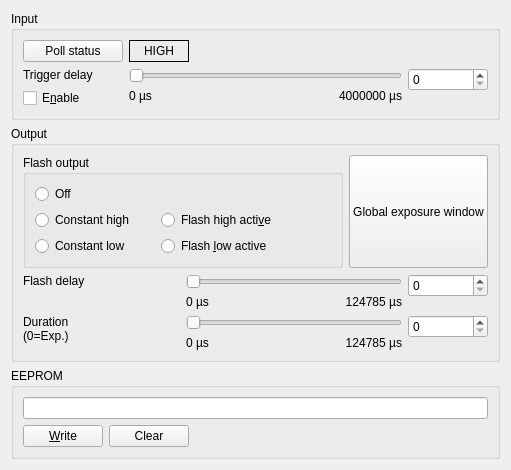
     <widget class="QWidget" name="InOut">
      <attribute name="title">
       <string>I/&amp;O</string>
      </attribute>
      <layout class="QGridLayout">
       <item row="2" column="0">
        <widget class="Q3GroupBox" name="groupBoxEEPROM">
         <property name="sizePolicy">
          <sizepolicy hsizetype="Preferred" vsizetype="Preferred">
           <horstretch>0</horstretch>
           <verstretch>0</verstretch>
          </sizepolicy>
         </property>
         <property name="title">
          <string>EEPROM</string>
         </property>
         <layout class="QGridLayout">
          <item row="0" column="0">
           <widget class="QLineEdit" name="lineEditEepromEntry">
            <property name="maxLength">
             <number>64</number>
            </property>
           </widget>
          </item>
          <item row="1" column="0">
           <layout class="QHBoxLayout">
            <item>
             <widget class="QPushButton" name="pushButtonWriteEeprom">
              <property name="text">
               <string>&amp;Write</string>
              </property>
              <property name="shortcut">
               <string>Alt+W</string>
              </property>
             </widget>
            </item>
            <item>
             <widget class="QPushButton" name="pushButtonClearEeprom">
              <property name="text">
               <string>Clear</string>
              </property>
             </widget>
            </item>
            <item>
             <spacer name="spacer17">
              <property name="orientation">
               <enum>Qt::Horizontal</enum>
              </property>
              <property name="sizeType">
               <enum>QSizePolicy::Expanding</enum>
              </property>
              <property name="sizeHint" stdset="0">
               <size>
                <width>40</width>
                <height>20</height>
               </size>
              </property>
             </spacer>
            </item>
           </layout>
          </item>
         </layout>
        </widget>
       </item>
       <item row="1" column="0">
        <widget class="Q3ButtonGroup" name="groupBoxOutput">
         <property name="title">
          <string>Output</string>
         </property>
         <layout class="QGridLayout">
          <item row="1" column="0">
           <layout class="QVBoxLayout">
            <item>
             <widget class="QLabel" name="textLabel5">
              <property name="minimumSize">
               <size>
                <width>70</width>
                <height>0</height>
               </size>
              </property>
              <property name="text">
               <string>Flash delay</string>
              </property>
              <property name="wordWrap">
               <bool>false</bool>
              </property>
             </widget>
            </item>
            <item>
             <spacer name="spacer23">
              <property name="orientation">
               <enum>Qt::Vertical</enum>
              </property>
              <property name="sizeType">
               <enum>QSizePolicy::Expanding</enum>
              </property>
              <property name="sizeHint" stdset="0">
               <size>
                <width>0</width>
                <height>0</height>
               </size>
              </property>
             </spacer>
            </item>
           </layout>
          </item>
          <item row="2" column="0">
           <layout class="QVBoxLayout">
            <item>
             <widget class="QLabel" name="textLabel6">
              <property name="text">
               <string>Duration&lt;br&gt;(0=Exp.)</string>
              </property>
              <property name="alignment">
               <set>Qt::AlignVCenter</set>
              </property>
              <property name="wordWrap">
               <bool>true</bool>
              </property>
             </widget>
            </item>
            <item>
             <spacer name="spacer25">
              <property name="orientation">
               <enum>Qt::Vertical</enum>
              </property>
              <property name="sizeType">
               <enum>QSizePolicy::Expanding</enum>
              </property>
              <property name="sizeHint" stdset="0">
               <size>
                <width>20</width>
                <height>0</height>
               </size>
              </property>
             </spacer>
            </item>
           </layout>
          </item>
          <item row="2" column="3">
           <layout class="QVBoxLayout">
            <item>
             <widget class="QSpinBox" name="spinBoxFlashDuration">
              <property name="minimumSize">
               <size>
                <width>80</width>
                <height>0</height>
               </size>
              </property>
              <property name="keyboardTracking">
               <bool>true</bool>
              </property>
             </widget>
            </item>
            <item>
             <spacer name="spacer26">
              <property name="orientation">
               <enum>Qt::Vertical</enum>
              </property>
              <property name="sizeType">
               <enum>QSizePolicy::Expanding</enum>
              </property>
              <property name="sizeHint" stdset="0">
               <size>
                <width>20</width>
                <height>0</height>
               </size>
              </property>
             </spacer>
            </item>
           </layout>
          </item>
          <item row="1" column="1" colspan="2">
           <layout class="QGridLayout" name="gridLayoutFlash_2">
            <item row="1" column="1">
             <widget class="QLabel" name="textMaxFlashDelay">
              <property name="sizePolicy">
               <sizepolicy hsizetype="MinimumExpanding" vsizetype="Preferred">
                <horstretch>0</horstretch>
                <verstretch>0</verstretch>
               </sizepolicy>
              </property>
              <property name="text">
               <string>124785 µs</string>
              </property>
              <property name="alignment">
               <set>Qt::AlignRight|Qt::AlignTrailing|Qt::AlignVCenter</set>
              </property>
              <property name="wordWrap">
               <bool>false</bool>
              </property>
             </widget>
            </item>
            <item row="1" column="0">
             <widget class="QLabel" name="textMinFlashDelay">
              <property name="sizePolicy">
               <sizepolicy hsizetype="MinimumExpanding" vsizetype="Preferred">
                <horstretch>0</horstretch>
                <verstretch>0</verstretch>
               </sizepolicy>
              </property>
              <property name="text">
               <string>0 µs</string>
              </property>
              <property name="alignment">
               <set>Qt::AlignLeading|Qt::AlignLeft|Qt::AlignVCenter</set>
              </property>
              <property name="wordWrap">
               <bool>false</bool>
              </property>
             </widget>
            </item>
            <item row="0" column="0" colspan="2">
             <widget class="QSlider" name="sliderFlashDelay">
              <property name="sizePolicy">
               <sizepolicy hsizetype="MinimumExpanding" vsizetype="Fixed">
                <horstretch>0</horstretch>
                <verstretch>0</verstretch>
               </sizepolicy>
              </property>
              <property name="singleStep">
               <number>20</number>
              </property>
              <property name="pageStep">
               <number>2000</number>
              </property>
              <property name="orientation">
               <enum>Qt::Horizontal</enum>
              </property>
             </widget>
            </item>
           </layout>
          </item>
          <item row="2" column="1" colspan="2">
           <layout class="QGridLayout" name="gridLayoutFlash">
            <item row="0" column="0" colspan="2">
             <widget class="QSlider" name="sliderFlashDuration">
              <property name="sizePolicy">
               <sizepolicy hsizetype="MinimumExpanding" vsizetype="Fixed">
                <horstretch>0</horstretch>
                <verstretch>0</verstretch>
               </sizepolicy>
              </property>
              <property name="singleStep">
               <number>20</number>
              </property>
              <property name="pageStep">
               <number>2000</number>
              </property>
              <property name="orientation">
               <enum>Qt::Horizontal</enum>
              </property>
             </widget>
            </item>
            <item row="1" column="0">
             <widget class="QLabel" name="textMinFlashDuration">
              <property name="sizePolicy">
               <sizepolicy hsizetype="MinimumExpanding" vsizetype="Preferred">
                <horstretch>0</horstretch>
                <verstretch>0</verstretch>
               </sizepolicy>
              </property>
              <property name="text">
               <string>0 µs</string>
              </property>
              <property name="alignment">
               <set>Qt::AlignLeading|Qt::AlignLeft|Qt::AlignVCenter</set>
              </property>
              <property name="wordWrap">
               <bool>false</bool>
              </property>
             </widget>
            </item>
            <item row="1" column="1">
             <widget class="QLabel" name="textMaxFlashDuration">
              <property name="sizePolicy">
               <sizepolicy hsizetype="MinimumExpanding" vsizetype="Preferred">
                <horstretch>0</horstretch>
                <verstretch>0</verstretch>
               </sizepolicy>
              </property>
              <property name="text">
               <string>124785 µs</string>
              </property>
              <property name="alignment">
               <set>Qt::AlignRight|Qt::AlignTrailing|Qt::AlignVCenter</set>
              </property>
              <property name="wordWrap">
               <bool>false</bool>
              </property>
             </widget>
            </item>
           </layout>
          </item>
          <item row="0" column="0" colspan="2">
           <widget class="Q3ButtonGroup" name="buttonGroupFlash">
            <property name="title">
             <string>Flash output</string>
            </property>
            <property name="selectedId" stdset="0">
             <number>-1</number>
            </property>
            <layout class="QGridLayout">
             <item row="1" column="1">
              <widget class="QRadioButton" name="radioButtonHiActive">
               <property name="sizePolicy">
                <sizepolicy hsizetype="Preferred" vsizetype="Preferred">
                 <horstretch>0</horstretch>
                 <verstretch>0</verstretch>
                </sizepolicy>
               </property>
               <property name="minimumSize">
                <size>
                 <width>130</width>
                 <height>0</height>
                </size>
               </property>
               <property name="text">
                <string>Flash high acti&amp;ve</string>
               </property>
               <property name="shortcut">
                <string>Alt+V</string>
               </property>
              </widget>
             </item>
             <item row="1" column="0">
              <widget class="QRadioButton" name="radioButtonHigh">
               <property name="sizePolicy">
                <sizepolicy hsizetype="Preferred" vsizetype="Preferred">
                 <horstretch>0</horstretch>
                 <verstretch>0</verstretch>
                </sizepolicy>
               </property>
               <property name="minimumSize">
                <size>
                 <width>120</width>
                 <height>0</height>
                </size>
               </property>
               <property name="text">
                <string>Constant high</string>
               </property>
              </widget>
             </item>
             <item row="2" column="1">
              <widget class="QRadioButton" name="radioButtonLoActive">
               <property name="sizePolicy">
                <sizepolicy hsizetype="Preferred" vsizetype="Preferred">
                 <horstretch>0</horstretch>
                 <verstretch>0</verstretch>
                </sizepolicy>
               </property>
               <property name="minimumSize">
                <size>
                 <width>130</width>
                 <height>0</height>
                </size>
               </property>
               <property name="text">
                <string>Flash &amp;low active</string>
               </property>
               <property name="shortcut">
                <string>Alt+L</string>
               </property>
              </widget>
             </item>
             <item row="2" column="0">
              <widget class="QRadioButton" name="radioButtonLow">
               <property name="sizePolicy">
                <sizepolicy hsizetype="Preferred" vsizetype="Preferred">
                 <horstretch>0</horstretch>
                 <verstretch>0</verstretch>
                </sizepolicy>
               </property>
               <property name="minimumSize">
                <size>
                 <width>120</width>
                 <height>0</height>
                </size>
               </property>
               <property name="text">
                <string>Constant low</string>
               </property>
               <property name="shortcut">
                <string/>
               </property>
              </widget>
             </item>
             <item row="0" column="0">
              <widget class="QRadioButton" name="radioButtonOff">
               <property name="sizePolicy">
                <sizepolicy hsizetype="Preferred" vsizetype="Preferred">
                 <horstretch>0</horstretch>
                 <verstretch>0</verstretch>
                </sizepolicy>
               </property>
               <property name="minimumSize">
                <size>
                 <width>100</width>
                 <height>0</height>
                </size>
               </property>
               <property name="text">
                <string>Off</string>
               </property>
              </widget>
             </item>
             <item row="1" column="2">
              <spacer name="horizontalSpacer">
               <property name="orientation">
                <enum>Qt::Horizontal</enum>
               </property>
               <property name="sizeHint" stdset="0">
                <size>
                 <width>40</width>
                 <height>20</height>
                </size>
               </property>
              </spacer>
             </item>
            </layout>
           </widget>
          </item>
          <item row="0" column="2" colspan="2">
           <widget class="QPushButton" name="pushButtonGlobalFlashDelay">
            <property name="sizePolicy">
             <sizepolicy hsizetype="MinimumExpanding" vsizetype="Expanding">
              <horstretch>0</horstretch>
              <verstretch>0</verstretch>
             </sizepolicy>
            </property>
            <property name="text">
             <string>Global exposure window</string>
            </property>
            <property name="shortcut">
             <string/>
            </property>
            <property name="checked">
             <bool>false</bool>
            </property>
            <property name="flat">
             <bool>false</bool>
            </property>
           </widget>
          </item>
          <item row="1" column="3">
           <layout class="QVBoxLayout">
            <item>
             <widget class="QSpinBox" name="spinBoxFlashDelay">
              <property name="minimumSize">
               <size>
                <width>80</width>
                <height>0</height>
               </size>
              </property>
              <property name="keyboardTracking">
               <bool>true</bool>
              </property>
             </widget>
            </item>
            <item>
             <spacer name="spacer24">
              <property name="orientation">
               <enum>Qt::Vertical</enum>
              </property>
              <property name="sizeType">
               <enum>QSizePolicy::Expanding</enum>
              </property>
              <property name="sizeHint" stdset="0">
               <size>
                <width>20</width>
                <height>0</height>
               </size>
              </property>
             </spacer>
            </item>
           </layout>
          </item>
         </layout>
        </widget>
       </item>
       <item row="0" column="0">
        <widget class="Q3GroupBox" name="groupBoxInput">
         <property name="title">
          <string>Input</string>
         </property>
         <layout class="QGridLayout">
          <item row="0" column="0" colspan="3">
           <layout class="QHBoxLayout">
            <item>
             <widget class="QPushButton" name="pushButtonPollStatus">
              <property name="minimumSize">
               <size>
                <width>100</width>
                <height>0</height>
               </size>
              </property>
              <property name="text">
               <string>Poll status</string>
              </property>
             </widget>
            </item>
            <item>
             <widget class="QLabel" name="textLabelStatus">
              <property name="enabled">
               <bool>true</bool>
              </property>
              <property name="minimumSize">
               <size>
                <width>60</width>
                <height>0</height>
               </size>
              </property>
              <property name="frameShape">
               <enum>QFrame::Box</enum>
              </property>
              <property name="frameShadow">
               <enum>QFrame::Plain</enum>
              </property>
              <property name="text">
               <string>HIGH</string>
              </property>
              <property name="alignment">
               <set>Qt::AlignCenter</set>
              </property>
              <property name="wordWrap">
               <bool>false</bool>
              </property>
              <property name="margin">
               <number>0</number>
              </property>
             </widget>
            </item>
            <item>
             <spacer name="spacer18">
              <property name="orientation">
               <enum>Qt::Horizontal</enum>
              </property>
              <property name="sizeType">
               <enum>QSizePolicy::Expanding</enum>
              </property>
              <property name="sizeHint" stdset="0">
               <size>
                <width>40</width>
                <height>20</height>
               </size>
              </property>
             </spacer>
            </item>
           </layout>
          </item>
          <item row="1" column="2">
           <layout class="QVBoxLayout">
            <item>
             <widget class="QSpinBox" name="spinBoxTriggerDelay">
              <property name="sizePolicy">
               <sizepolicy hsizetype="Minimum" vsizetype="Fixed">
                <horstretch>0</horstretch>
                <verstretch>0</verstretch>
               </sizepolicy>
              </property>
              <property name="minimumSize">
               <size>
                <width>80</width>
                <height>0</height>
               </size>
              </property>
              <property name="keyboardTracking">
               <bool>true</bool>
              </property>
              <property name="maximum">
               <number>4000000</number>
              </property>
              <property name="value">
               <number>0</number>
              </property>
             </widget>
            </item>
            <item>
             <spacer name="spacer20">
              <property name="orientation">
               <enum>Qt::Vertical</enum>
              </property>
              <property name="sizeType">
               <enum>QSizePolicy::Expanding</enum>
              </property>
              <property name="sizeHint" stdset="0">
               <size>
                <width>20</width>
                <height>0</height>
               </size>
              </property>
             </spacer>
            </item>
           </layout>
          </item>
          <item row="1" column="0">
           <layout class="QVBoxLayout">
            <item>
             <widget class="QLabel" name="textLabel1">
              <property name="minimumSize">
               <size>
                <width>100</width>
                <height>0</height>
               </size>
              </property>
              <property name="text">
               <string>Trigger delay</string>
              </property>
              <property name="wordWrap">
               <bool>false</bool>
              </property>
             </widget>
            </item>
            <item>
             <widget class="QCheckBox" name="checkBoxEnableTriggerDelay">
              <property name="sizePolicy">
               <sizepolicy hsizetype="Preferred" vsizetype="Fixed">
                <horstretch>0</horstretch>
                <verstretch>0</verstretch>
               </sizepolicy>
              </property>
              <property name="minimumSize">
               <size>
                <width>100</width>
                <height>0</height>
               </size>
              </property>
              <property name="text">
               <string>E&amp;nable</string>
              </property>
              <property name="shortcut">
               <string>Alt+N</string>
              </property>
             </widget>
            </item>
            <item>
             <spacer name="spacer40_2">
              <property name="orientation">
               <enum>Qt::Vertical</enum>
              </property>
              <property name="sizeType">
               <enum>QSizePolicy::Expanding</enum>
              </property>
              <property name="sizeHint" stdset="0">
               <size>
                <width>20</width>
                <height>0</height>
               </size>
              </property>
             </spacer>
            </item>
           </layout>
          </item>
          <item row="1" column="1">
           <layout class="QGridLayout" name="gridLayoutTrigger">
            <item row="2" column="0" colspan="2">
             <spacer name="spacer41_2">
              <property name="orientation">
               <enum>Qt::Vertical</enum>
              </property>
              <property name="sizeType">
               <enum>QSizePolicy::Expanding</enum>
              </property>
              <property name="sizeHint" stdset="0">
               <size>
                <width>100</width>
                <height>0</height>
               </size>
              </property>
             </spacer>
            </item>
            <item row="1" column="0">
             <widget class="QLabel" name="textMinTriggerDelay">
              <property name="sizePolicy">
               <sizepolicy hsizetype="MinimumExpanding" vsizetype="Preferred">
                <horstretch>0</horstretch>
                <verstretch>0</verstretch>
               </sizepolicy>
              </property>
              <property name="text">
               <string>0 µs</string>
              </property>
              <property name="alignment">
               <set>Qt::AlignLeading|Qt::AlignLeft|Qt::AlignVCenter</set>
              </property>
              <property name="wordWrap">
               <bool>false</bool>
              </property>
             </widget>
            </item>
            <item row="1" column="1">
             <widget class="QLabel" name="textMaxTriggerDelay">
              <property name="sizePolicy">
               <sizepolicy hsizetype="MinimumExpanding" vsizetype="Preferred">
                <horstretch>0</horstretch>
                <verstretch>0</verstretch>
               </sizepolicy>
              </property>
              <property name="text">
               <string>4000000 µs</string>
              </property>
              <property name="alignment">
               <set>Qt::AlignRight|Qt::AlignTrailing|Qt::AlignVCenter</set>
              </property>
              <property name="wordWrap">
               <bool>false</bool>
              </property>
             </widget>
            </item>
            <item row="0" column="0" colspan="2">
             <widget class="QSlider" name="sliderTriggerDelay">
              <property name="sizePolicy">
               <sizepolicy hsizetype="MinimumExpanding" vsizetype="Fixed">
                <horstretch>0</horstretch>
                <verstretch>0</verstretch>
               </sizepolicy>
              </property>
              <property name="orientation">
               <enum>Qt::Horizontal</enum>
              </property>
             </widget>
            </item>
           </layout>
          </item>
         </layout>
        </widget>
       </item>
      </layout>
     </widget>
